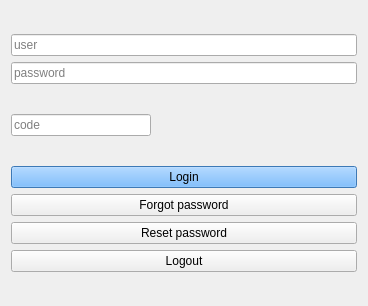
<?xml version="1.0" encoding="UTF-8"?>
<ui version="4.0">
 <class>HomeForm</class>
 <widget class="QWidget" name="HomeForm">
  <property name="windowModality">
   <enum>Qt::ApplicationModal</enum>
  </property>
  <property name="enabled">
   <bool>true</bool>
  </property>
  <property name="geometry">
   <rect>
    <x>0</x>
    <y>0</y>
    <width>368</width>
    <height>306</height>
   </rect>
  </property>
  <property name="sizePolicy">
   <sizepolicy hsizetype="Fixed" vsizetype="Preferred">
    <horstretch>0</horstretch>
    <verstretch>0</verstretch>
   </sizepolicy>
  </property>
  <property name="maximumSize">
   <size>
    <width>1024</width>
    <height>1024</height>
   </size>
  </property>
  <property name="windowTitle">
   <string/>
  </property>
  <property name="windowOpacity">
   <double>1.000000000000000</double>
  </property>
  <property name="autoFillBackground">
   <bool>true</bool>
  </property>
  <layout class="QVBoxLayout" name="verticalLayout_2">
   <item>
    <spacer name="verticalSpacer_2">
     <property name="orientation">
      <enum>Qt::Vertical</enum>
     </property>
     <property name="sizeHint" stdset="0">
      <size>
       <width>20</width>
       <height>40</height>
      </size>
     </property>
    </spacer>
   </item>
   <item>
    <widget class="QLineEdit" name="userEdit">
     <property name="placeholderText">
      <string>user</string>
     </property>
     <property name="clearButtonEnabled">
      <bool>true</bool>
     </property>
    </widget>
   </item>
   <item>
    <widget class="QLineEdit" name="passwordEdit">
     <property name="inputMethodHints">
      <set>Qt::ImhHiddenText|Qt::ImhNoAutoUppercase|Qt::ImhNoPredictiveText|Qt::ImhSensitiveData</set>
     </property>
     <property name="echoMode">
      <enum>QLineEdit::Password</enum>
     </property>
     <property name="placeholderText">
      <string>password</string>
     </property>
     <property name="clearButtonEnabled">
      <bool>true</bool>
     </property>
    </widget>
   </item>
   <item>
    <layout class="QHBoxLayout" name="horizontalLayout">
     <item>
      <widget class="QLineEdit" name="codeEdit">
       <property name="placeholderText">
        <string>code</string>
       </property>
       <property name="clearButtonEnabled">
        <bool>true</bool>
       </property>
      </widget>
     </item>
     <item>
      <widget class="QLabel" name="label">
       <property name="sizePolicy">
        <sizepolicy hsizetype="Fixed" vsizetype="Preferred">
         <horstretch>0</horstretch>
         <verstretch>0</verstretch>
        </sizepolicy>
       </property>
       <property name="minimumSize">
        <size>
         <width>200</width>
         <height>70</height>
        </size>
       </property>
       <property name="maximumSize">
        <size>
         <width>200</width>
         <height>70</height>
        </size>
       </property>
       <property name="text">
        <string/>
       </property>
       <property name="scaledContents">
        <bool>true</bool>
       </property>
       <property name="alignment">
        <set>Qt::AlignCenter</set>
       </property>
      </widget>
     </item>
    </layout>
   </item>
   <item>
    <widget class="QPushButton" name="authButton">
     <property name="palette">
      <palette>
       <active>
        <colorrole role="WindowText">
         <brush brushstyle="SolidPattern">
          <color alpha="255">
           <red>0</red>
           <green>0</green>
           <blue>0</blue>
          </color>
         </brush>
        </colorrole>
        <colorrole role="Button">
         <brush brushstyle="SolidPattern">
          <color alpha="255">
           <red>85</red>
           <green>170</green>
           <blue>255</blue>
          </color>
         </brush>
        </colorrole>
        <colorrole role="Light">
         <brush brushstyle="SolidPattern">
          <color alpha="255">
           <red>213</red>
           <green>234</green>
           <blue>255</blue>
          </color>
         </brush>
        </colorrole>
        <colorrole role="Midlight">
         <brush brushstyle="SolidPattern">
          <color alpha="255">
           <red>149</red>
           <green>202</green>
           <blue>255</blue>
          </color>
         </brush>
        </colorrole>
        <colorrole role="Dark">
         <brush brushstyle="SolidPattern">
          <color alpha="255">
           <red>42</red>
           <green>85</green>
           <blue>127</blue>
          </color>
         </brush>
        </colorrole>
        <colorrole role="Mid">
         <brush brushstyle="SolidPattern">
          <color alpha="255">
           <red>56</red>
           <green>113</green>
           <blue>170</blue>
          </color>
         </brush>
        </colorrole>
        <colorrole role="Text">
         <brush brushstyle="SolidPattern">
          <color alpha="255">
           <red>0</red>
           <green>0</green>
           <blue>0</blue>
          </color>
         </brush>
        </colorrole>
        <colorrole role="BrightText">
         <brush brushstyle="SolidPattern">
          <color alpha="255">
           <red>255</red>
           <green>255</green>
           <blue>255</blue>
          </color>
         </brush>
        </colorrole>
        <colorrole role="ButtonText">
         <brush brushstyle="SolidPattern">
          <color alpha="255">
           <red>0</red>
           <green>0</green>
           <blue>0</blue>
          </color>
         </brush>
        </colorrole>
        <colorrole role="Base">
         <brush brushstyle="SolidPattern">
          <color alpha="255">
           <red>255</red>
           <green>255</green>
           <blue>255</blue>
          </color>
         </brush>
        </colorrole>
        <colorrole role="Window">
         <brush brushstyle="SolidPattern">
          <color alpha="255">
           <red>85</red>
           <green>170</green>
           <blue>255</blue>
          </color>
         </brush>
        </colorrole>
        <colorrole role="Shadow">
         <brush brushstyle="SolidPattern">
          <color alpha="255">
           <red>0</red>
           <green>0</green>
           <blue>0</blue>
          </color>
         </brush>
        </colorrole>
        <colorrole role="AlternateBase">
         <brush brushstyle="SolidPattern">
          <color alpha="255">
           <red>170</red>
           <green>212</green>
           <blue>255</blue>
          </color>
         </brush>
        </colorrole>
        <colorrole role="ToolTipBase">
         <brush brushstyle="SolidPattern">
          <color alpha="255">
           <red>255</red>
           <green>255</green>
           <blue>220</blue>
          </color>
         </brush>
        </colorrole>
        <colorrole role="ToolTipText">
         <brush brushstyle="SolidPattern">
          <color alpha="255">
           <red>0</red>
           <green>0</green>
           <blue>0</blue>
          </color>
         </brush>
        </colorrole>
        <colorrole role="PlaceholderText">
         <brush brushstyle="NoBrush">
          <color alpha="128">
           <red>0</red>
           <green>0</green>
           <blue>0</blue>
          </color>
         </brush>
        </colorrole>
       </active>
       <inactive>
        <colorrole role="WindowText">
         <brush brushstyle="SolidPattern">
          <color alpha="255">
           <red>0</red>
           <green>0</green>
           <blue>0</blue>
          </color>
         </brush>
        </colorrole>
        <colorrole role="Button">
         <brush brushstyle="SolidPattern">
          <color alpha="255">
           <red>85</red>
           <green>170</green>
           <blue>255</blue>
          </color>
         </brush>
        </colorrole>
        <colorrole role="Light">
         <brush brushstyle="SolidPattern">
          <color alpha="255">
           <red>213</red>
           <green>234</green>
           <blue>255</blue>
          </color>
         </brush>
        </colorrole>
        <colorrole role="Midlight">
         <brush brushstyle="SolidPattern">
          <color alpha="255">
           <red>149</red>
           <green>202</green>
           <blue>255</blue>
          </color>
         </brush>
        </colorrole>
        <colorrole role="Dark">
         <brush brushstyle="SolidPattern">
          <color alpha="255">
           <red>42</red>
           <green>85</green>
           <blue>127</blue>
          </color>
         </brush>
        </colorrole>
        <colorrole role="Mid">
         <brush brushstyle="SolidPattern">
          <color alpha="255">
           <red>56</red>
           <green>113</green>
           <blue>170</blue>
          </color>
         </brush>
        </colorrole>
        <colorrole role="Text">
         <brush brushstyle="SolidPattern">
          <color alpha="255">
           <red>0</red>
           <green>0</green>
           <blue>0</blue>
          </color>
         </brush>
        </colorrole>
        <colorrole role="BrightText">
         <brush brushstyle="SolidPattern">
          <color alpha="255">
           <red>255</red>
           <green>255</green>
           <blue>255</blue>
          </color>
         </brush>
        </colorrole>
        <colorrole role="ButtonText">
         <brush brushstyle="SolidPattern">
          <color alpha="255">
           <red>0</red>
           <green>0</green>
           <blue>0</blue>
          </color>
         </brush>
        </colorrole>
        <colorrole role="Base">
         <brush brushstyle="SolidPattern">
          <color alpha="255">
           <red>255</red>
           <green>255</green>
           <blue>255</blue>
          </color>
         </brush>
        </colorrole>
        <colorrole role="Window">
         <brush brushstyle="SolidPattern">
          <color alpha="255">
           <red>85</red>
           <green>170</green>
           <blue>255</blue>
          </color>
         </brush>
        </colorrole>
        <colorrole role="Shadow">
         <brush brushstyle="SolidPattern">
          <color alpha="255">
           <red>0</red>
           <green>0</green>
           <blue>0</blue>
          </color>
         </brush>
        </colorrole>
        <colorrole role="AlternateBase">
         <brush brushstyle="SolidPattern">
          <color alpha="255">
           <red>170</red>
           <green>212</green>
           <blue>255</blue>
          </color>
         </brush>
        </colorrole>
        <colorrole role="ToolTipBase">
         <brush brushstyle="SolidPattern">
          <color alpha="255">
           <red>255</red>
           <green>255</green>
           <blue>220</blue>
          </color>
         </brush>
        </colorrole>
        <colorrole role="ToolTipText">
         <brush brushstyle="SolidPattern">
          <color alpha="255">
           <red>0</red>
           <green>0</green>
           <blue>0</blue>
          </color>
         </brush>
        </colorrole>
        <colorrole role="PlaceholderText">
         <brush brushstyle="NoBrush">
          <color alpha="128">
           <red>0</red>
           <green>0</green>
           <blue>0</blue>
          </color>
         </brush>
        </colorrole>
       </inactive>
       <disabled>
        <colorrole role="WindowText">
         <brush brushstyle="SolidPattern">
          <color alpha="255">
           <red>42</red>
           <green>85</green>
           <blue>127</blue>
          </color>
         </brush>
        </colorrole>
        <colorrole role="Button">
         <brush brushstyle="SolidPattern">
          <color alpha="255">
           <red>85</red>
           <green>170</green>
           <blue>255</blue>
          </color>
         </brush>
        </colorrole>
        <colorrole role="Light">
         <brush brushstyle="SolidPattern">
          <color alpha="255">
           <red>213</red>
           <green>234</green>
           <blue>255</blue>
          </color>
         </brush>
        </colorrole>
        <colorrole role="Midlight">
         <brush brushstyle="SolidPattern">
          <color alpha="255">
           <red>149</red>
           <green>202</green>
           <blue>255</blue>
          </color>
         </brush>
        </colorrole>
        <colorrole role="Dark">
         <brush brushstyle="SolidPattern">
          <color alpha="255">
           <red>42</red>
           <green>85</green>
           <blue>127</blue>
          </color>
         </brush>
        </colorrole>
        <colorrole role="Mid">
         <brush brushstyle="SolidPattern">
          <color alpha="255">
           <red>56</red>
           <green>113</green>
           <blue>170</blue>
          </color>
         </brush>
        </colorrole>
        <colorrole role="Text">
         <brush brushstyle="SolidPattern">
          <color alpha="255">
           <red>42</red>
           <green>85</green>
           <blue>127</blue>
          </color>
         </brush>
        </colorrole>
        <colorrole role="BrightText">
         <brush brushstyle="SolidPattern">
          <color alpha="255">
           <red>255</red>
           <green>255</green>
           <blue>255</blue>
          </color>
         </brush>
        </colorrole>
        <colorrole role="ButtonText">
         <brush brushstyle="SolidPattern">
          <color alpha="255">
           <red>42</red>
           <green>85</green>
           <blue>127</blue>
          </color>
         </brush>
        </colorrole>
        <colorrole role="Base">
         <brush brushstyle="SolidPattern">
          <color alpha="255">
           <red>85</red>
           <green>170</green>
           <blue>255</blue>
          </color>
         </brush>
        </colorrole>
        <colorrole role="Window">
         <brush brushstyle="SolidPattern">
          <color alpha="255">
           <red>85</red>
           <green>170</green>
           <blue>255</blue>
          </color>
         </brush>
        </colorrole>
        <colorrole role="Shadow">
         <brush brushstyle="SolidPattern">
          <color alpha="255">
           <red>0</red>
           <green>0</green>
           <blue>0</blue>
          </color>
         </brush>
        </colorrole>
        <colorrole role="AlternateBase">
         <brush brushstyle="SolidPattern">
          <color alpha="255">
           <red>85</red>
           <green>170</green>
           <blue>255</blue>
          </color>
         </brush>
        </colorrole>
        <colorrole role="ToolTipBase">
         <brush brushstyle="SolidPattern">
          <color alpha="255">
           <red>255</red>
           <green>255</green>
           <blue>220</blue>
          </color>
         </brush>
        </colorrole>
        <colorrole role="ToolTipText">
         <brush brushstyle="SolidPattern">
          <color alpha="255">
           <red>0</red>
           <green>0</green>
           <blue>0</blue>
          </color>
         </brush>
        </colorrole>
        <colorrole role="PlaceholderText">
         <brush brushstyle="NoBrush">
          <color alpha="128">
           <red>0</red>
           <green>0</green>
           <blue>0</blue>
          </color>
         </brush>
        </colorrole>
       </disabled>
      </palette>
     </property>
     <property name="text">
      <string>Login</string>
     </property>
     <property name="autoDefault">
      <bool>true</bool>
     </property>
    </widget>
   </item>
   <item>
    <widget class="QPushButton" name="forgotButton">
     <property name="text">
      <string>Forgot password</string>
     </property>
    </widget>
   </item>
   <item>
    <widget class="QPushButton" name="resetButton">
     <property name="text">
      <string>Reset password</string>
     </property>
    </widget>
   </item>
   <item>
    <widget class="QPushButton" name="logoutButton">
     <property name="enabled">
      <bool>true</bool>
     </property>
     <property name="text">
      <string>Logout</string>
     </property>
    </widget>
   </item>
   <item>
    <spacer name="verticalSpacer">
     <property name="orientation">
      <enum>Qt::Vertical</enum>
     </property>
     <property name="sizeHint" stdset="0">
      <size>
       <width>20</width>
       <height>40</height>
      </size>
     </property>
    </spacer>
   </item>
  </layout>
 </widget>
 <resources/>
 <connections/>
</ui>
